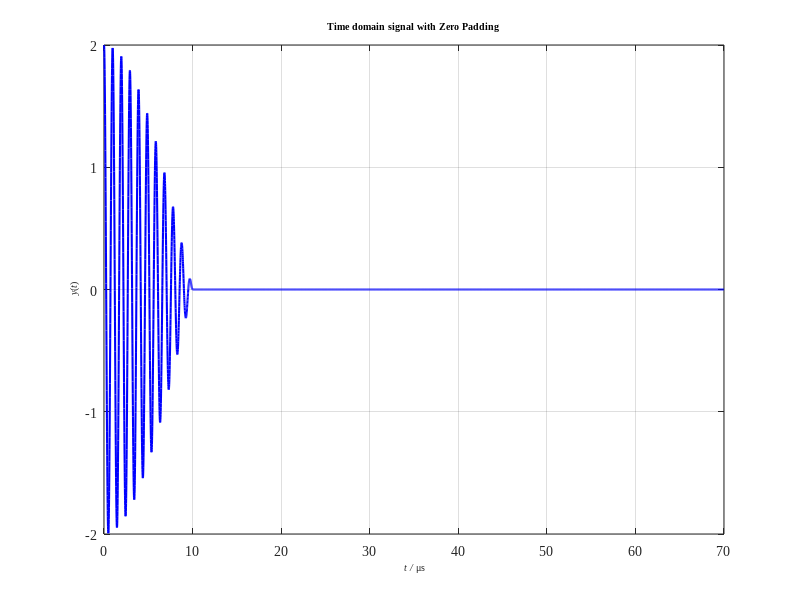
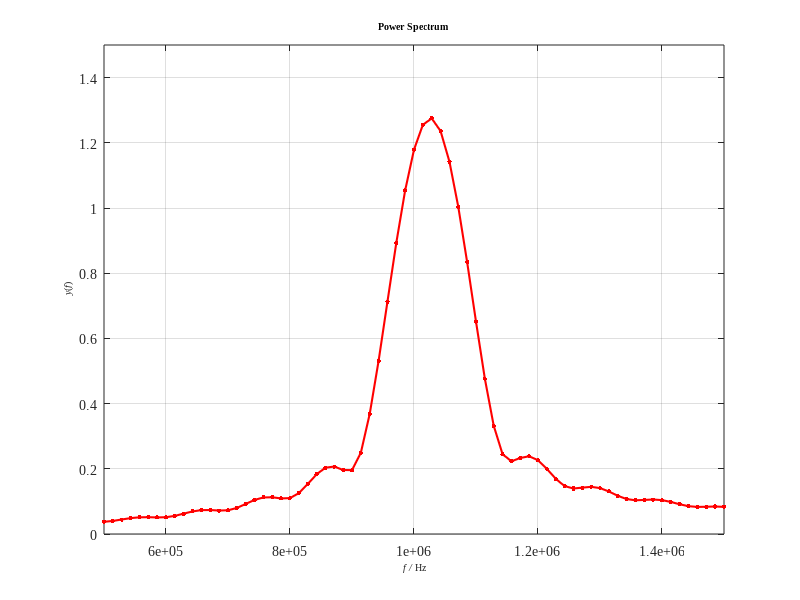

Here is the MATLAB script that generated these plots, in order:
clear;clc
close all
%% FFT
Fs = 100e6;				    % Sampling frequency / Hz
T = 1/Fs;					% Sampling time / s
L0 = 1000;                  % Original signal length
L = 7000;                   % Data length 
t0 = (0:L0-1)*T;            % Original signal time sequence
x = cos(2*pi*1e6*t0) + cos(2*pi*1.05e6*t0); % Signal function
t = (0:L-1)*T;              % Data time sequence
y = zeros(1,L);
y(1:L0) = x;
%% Plot
figure(1)
plot(t*1e6,y,'b-','linewidth',1.5)
title('\fontsize{10}\fontname{Times New Roman}Time domain signal with Zero Padding')
xlabel('\fontsize{10}\fontname{Times New Roman}\it t /\rm \mus')
ylabel('\fontsize{10}\fontname{Times New Roman}\it y\rm(\itt\rm)')
grid on;
axis([0 70 -2 2])
set(gca,'FontSize', 10 ,'FontName', 'Times New Roman')
set(gcf,'unit','centimeters','position',[15 10 13.53 9.03],'color','white')
%% FFT
Y = fft(y);                   % FFT
% Calculate double sides spectrum P2, and then calculate single side
% spectrum P1 based on P2 and even data length
P2 = abs(Y/L0);
P1 = P2(1:L/2+1);
P1(2:end-1) = 2*P1(2:end-1);
f = Fs*(0:(L/2))/L;% Rfft
figure(2)
plot(f, P1,'r-','Marker','.','markersize',10,'linewidth',1.5)
axis([0.5e6 1.5e6 0 1.5])
title('\fontsize{10}\fontname{Times New Roman}Power Spectrum')
xlabel('\fontsize{10}\fontname{Times New Roman}\it f /\rm Hz')
ylabel('\fontsize{10}\fontname{Times New Roman}\it y\rm(\itf\rm)')
grid on;
set(gca,'FontSize', 10 ,'FontName', 'Times New Roman')
set(gcf,'unit','centimeters','position',[15 10 13.53 9.03],'color','white')